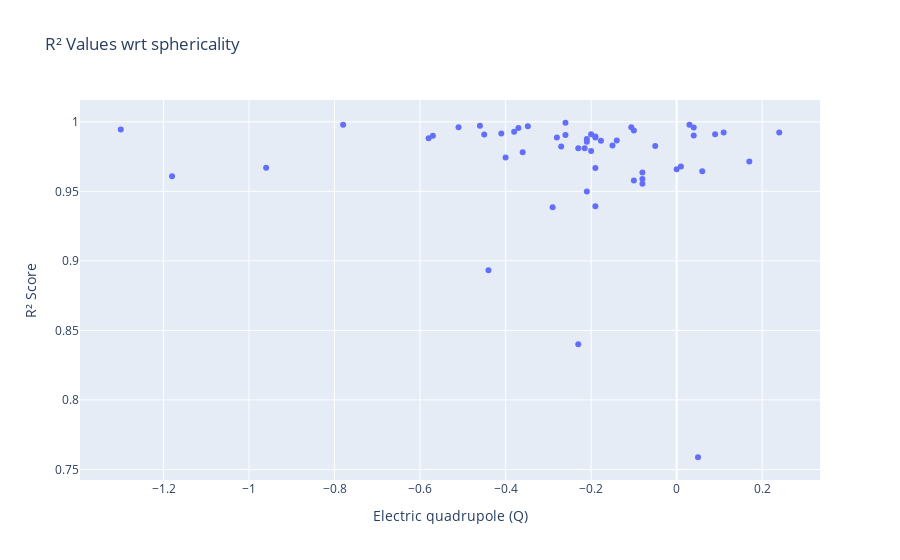

The notebook cell saved with this chart:
### Code cell
df_to_plot = merged

px.scatter(df_to_plot.groupby(by=df_to_plot.index).head(1).reset_index(), 
            x='electric_quadrupole', 
            y='r2',
            title='R² Values wrt sphericality',
            labels={'electric_quadrupole': 'Electric quadrupole (Q)', 'a': 'Weight (A)', 'r2': 'R² Score'},
            color_continuous_scale='viridis')

### Figure 1 — Plotly figure (JSON) as saved in the notebook; plotly's stock layout.template omitted (floating-point values rounded to 4 significant figures)
{"data": [{"hovertemplate": "Electric quadrupole (Q)=%{x}<br>R² Score=%{y}<extra></extra>", "legendgroup": "", "marker": {"color": "#636efa", "symbol": "circle"}, "mode": "markers", "name": "", "orientation": "v", "showlegend": false, "type": "scatter", "x": [0.06, -0.23, -0.215, -0.29, -0.21, -0.05, 0.04, 0.11, 0.01, -0.19, -0.21, -0.177, -0.08, -0.21, -0.23, -0.27, -0.1, -0.1, -0.14, 0.24, -0.106, 0.03, -0.19, -0.19, -0.36, -0.26, -0.44, -0.2, -0.26, -0.15, -0.2, -0.46, -0.51, -0.58, -0.28, -0.4, -0.37, -0.348, 0.04, 0.09, 0.17, -0.08, -0.08, -0.41, -0.57, -0.45, -0.38, -0.19, -0.78, -1.3, 0, -1.18, -0.96, 0.05], "xaxis": "x", "y": [0.9645, 0.8401, 0.9811, 0.9386, 0.9499, 0.9826, 0.9902, 0.9923, 0.9679, 0.9392, 0.9876, 0.9864, 0.9588, 0.9856, 0.981, 0.9822, 0.9578, 0.9938, 0.9865, 0.9924, 0.9961, 0.9979, 0.9886, 0.9894, 0.9781, 0.9904, 0.8933, 0.9911, 0.9993, 0.983, 0.9789, 0.9972, 0.996, 0.9882, 0.9888, 0.9743, 0.9956, 0.9968, 0.9959, 0.9911, 0.9715, 0.9635, 0.9554, 0.9917, 0.9899, 0.9908, 0.9928, 0.9668, 0.9979, 0.9944, 0.966, 0.9608, 0.967, 0.7588], "yaxis": "y"}], "layout": {"legend": {"tracegroupgap": 0}, "title": {"text": "R² Values wrt sphericality"}, "xaxis": {"anchor": "y", "domain": [0, 1], "title": {"text": "Electric quadrupole (Q)"}}, "yaxis": {"anchor": "x", "domain": [0, 1], "title": {"text": "R² Score"}}}}
